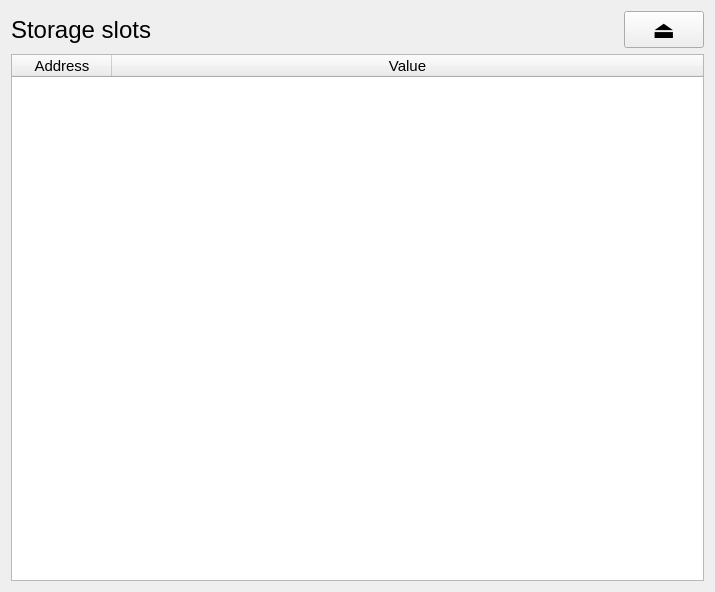
<?xml version="1.0" encoding="UTF-8"?>
<ui version="4.0">
 <class>Storage</class>
 <widget class="QWidget" name="Storage">
  <property name="geometry">
   <rect>
    <x>0</x>
    <y>0</y>
    <width>715</width>
    <height>592</height>
   </rect>
  </property>
  <property name="windowTitle">
   <string>Form</string>
  </property>
  <layout class="QVBoxLayout" name="verticalLayout">
   <item>
    <layout class="QHBoxLayout" name="horizontalLayout_title">
     <item>
      <widget class="QLabel" name="label_title">
       <property name="sizePolicy">
        <sizepolicy hsizetype="Expanding" vsizetype="Preferred">
         <horstretch>0</horstretch>
         <verstretch>0</verstretch>
        </sizepolicy>
       </property>
       <property name="font">
        <font>
         <pointsize>18</pointsize>
        </font>
       </property>
       <property name="text">
        <string>Storage slots</string>
       </property>
      </widget>
     </item>
     <item>
      <spacer name="horizontalSpacer_title">
       <property name="orientation">
        <enum>Qt::Horizontal</enum>
       </property>
       <property name="sizeHint" stdset="0">
        <size>
         <width>40</width>
         <height>20</height>
        </size>
       </property>
      </spacer>
     </item>
     <item>
      <widget class="QPushButton" name="pushButton_dock">
       <property name="sizePolicy">
        <sizepolicy hsizetype="Fixed" vsizetype="Preferred">
         <horstretch>0</horstretch>
         <verstretch>0</verstretch>
        </sizepolicy>
       </property>
       <property name="font">
        <font>
         <pointsize>18</pointsize>
        </font>
       </property>
       <property name="text">
        <string>⏏</string>
       </property>
      </widget>
     </item>
    </layout>
   </item>
   <item>
    <widget class="QTableWidget" name="tableWidget_storage">
     <property name="font">
      <font>
       <pointsize>11</pointsize>
      </font>
     </property>
     <property name="editTriggers">
      <set>QAbstractItemView::NoEditTriggers</set>
     </property>
     <property name="showDropIndicator" stdset="0">
      <bool>false</bool>
     </property>
     <property name="dragDropOverwriteMode">
      <bool>false</bool>
     </property>
     <property name="selectionMode">
      <enum>QAbstractItemView::NoSelection</enum>
     </property>
     <property name="textElideMode">
      <enum>Qt::ElideLeft</enum>
     </property>
     <property name="wordWrap">
      <bool>false</bool>
     </property>
     <property name="cornerButtonEnabled">
      <bool>false</bool>
     </property>
     <attribute name="horizontalHeaderMinimumSectionSize">
      <number>43</number>
     </attribute>
     <attribute name="horizontalHeaderDefaultSectionSize">
      <number>100</number>
     </attribute>
     <attribute name="horizontalHeaderStretchLastSection">
      <bool>true</bool>
     </attribute>
     <attribute name="verticalHeaderStretchLastSection">
      <bool>false</bool>
     </attribute>
     <column>
      <property name="text">
       <string>Address</string>
      </property>
     </column>
     <column>
      <property name="text">
       <string>Value</string>
      </property>
     </column>
    </widget>
   </item>
  </layout>
 </widget>
 <resources/>
 <connections/>
</ui>
